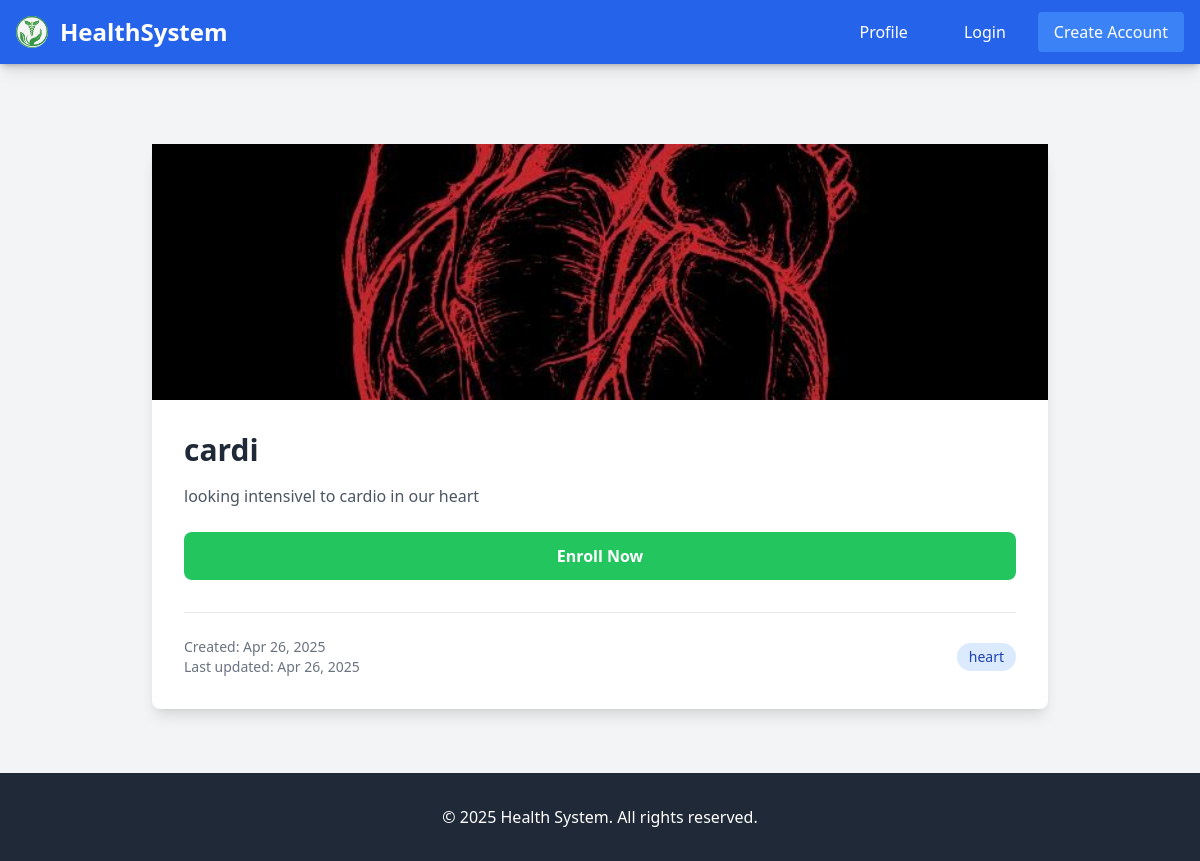
Screenshot of /program/5/cardi/ with the database file from the repository.
### health/models.py (models this page shows, shortened)
class Program(models.Model):
    category = models.ForeignKey(Category, related_name="programs", on_delete=models.CASCADE)
    name = models.CharField(max_length=100)
    slug = models.SlugField(max_length=100, unique=True)
    description = models.TextField(blank=True)
    available = models.BooleanField(default=True)
    created = models.DateTimeField(auto_now_add=True)
    updated = models.DateTimeField(auto_now=True)
    image = models.ImageField(upload_to='programs', blank=True, null=True)

class Category(models.Model):
    name = models.CharField(max_length=100)
    slug = models.SlugField(max_length=100, unique=True)
    class Meta:
        verbose_name_plural = 'health_programs'

### health/views.py (the view)
# urls.py: path('program/<int:id>/<slug:slug>/', views.program_detail, name='program_detail'),
def program_detail(request, id, slug):
    program = Program.objects.get(id=id, slug=slug)
    return render(request, 'program/programs/program_detail.html', {
        'program': program
    })

### health/templates/program/programs/program_detail.html (shortened to what this page needs)
{% extends 'base.html' %}
{% load static %}
{% block content %}
<div class="container mx-auto px-4 py-8">
    <div class="max-w-4xl mx-auto bg-white shadow-lg rounded-lg">
        <div class="w-full h-64 bg-gray-100 rounded-t-lg flex items-center justify-center">
            {% if program.image %}
                <img src="{{ program.image.url }}"
                     alt="{{ program.name }}"
                     class="w-full h-full object-cover">
            {% endif %}
        </div>
        <div class="p-8">
            <h1 class="text-3xl font-bold text-gray-800 mb-4">
                {{ program.name }}
            </h1>
            <div class="text-gray-600 mb-6">
                {{ program.description|linebreaks }}
            </div>
            <form method="post" action="{% url 'health:enroll' program.id program.slug %}">
                <button type="submit"
                        class="w-full bg-green-500 hover:bg-green-600 text-white font-bold py-3 px-6 rounded-lg transition-colors duration-300">
                    Enroll Now
                </button>
            </form>
            <div class="mt-8 pt-6 border-t border-gray-200">
                <div class="flex justify-between items-center text-sm text-gray-500">
                    <div>
                        <p>Created: {{ program.created|date:"M d, Y" }}</p>
                        <p>Last updated: {{ program.updated|date:"M d, Y" }}</p>
                    </div>
                    <span class="px-3 py-1 rounded-full bg-blue-100 text-blue-800">
                        {{ program.category.name }}
                    </span>
                </div>
            </div>
        </div>
    </div>
</div>
{% endblock %}

### rows the page displays
Program: image (picture), name "cardi", description "looking intensivel to cardio in our heart", created "Apr 26, 2025", updated "Apr 26, 2025", category.name "heart"
